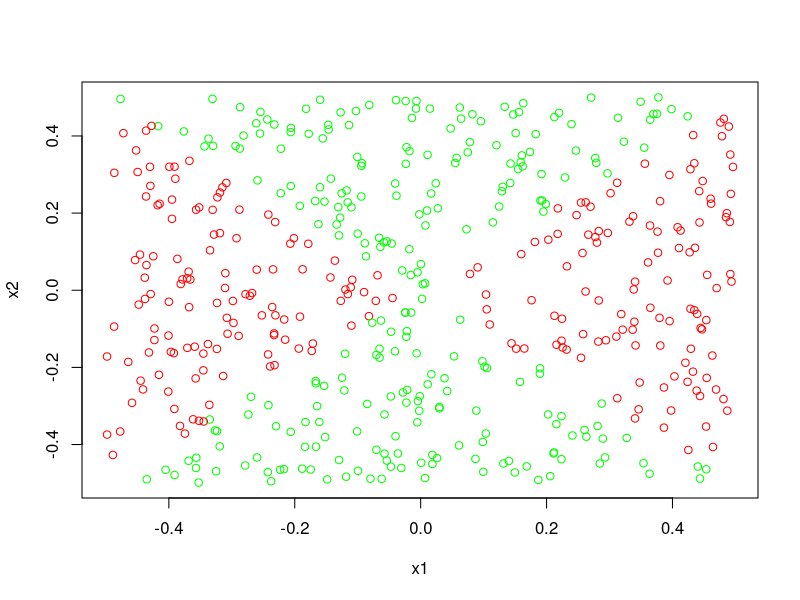
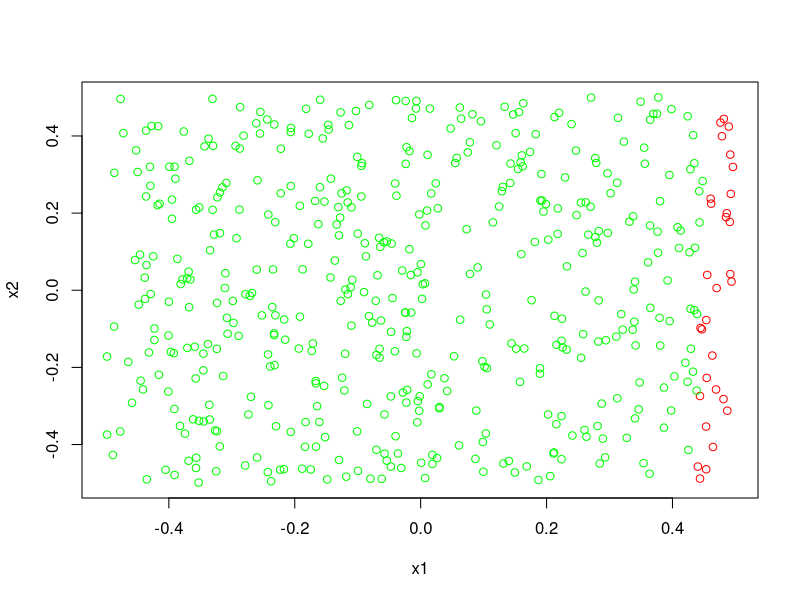
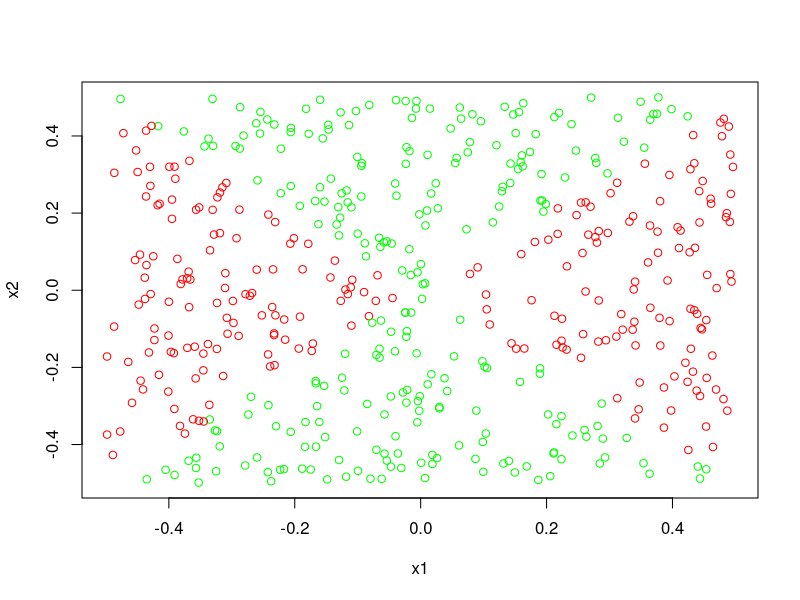
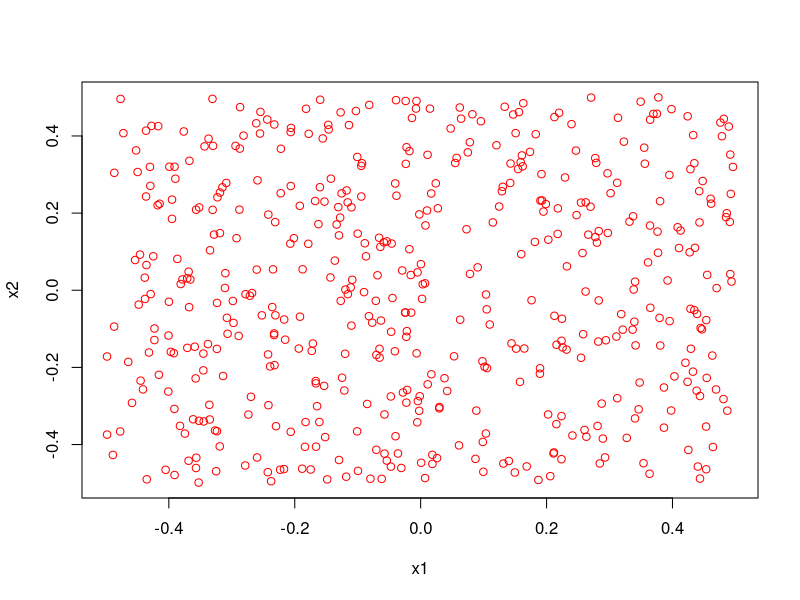
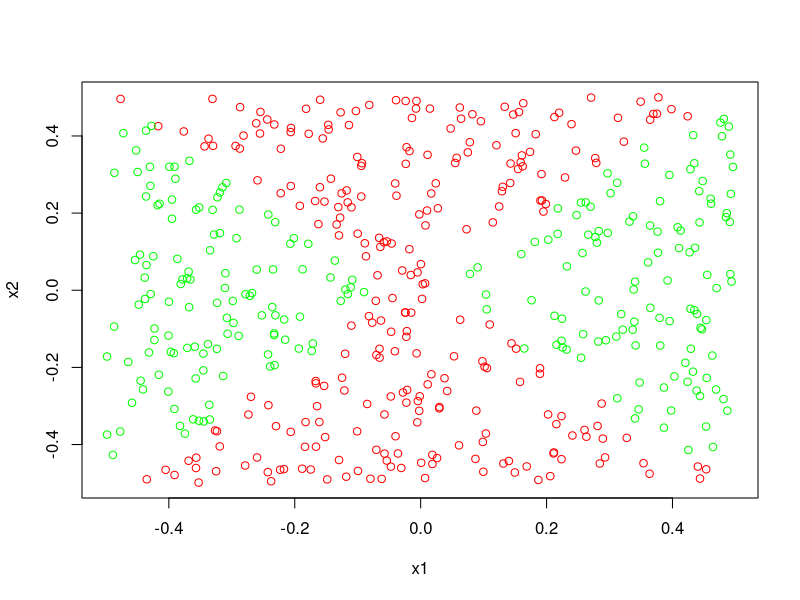
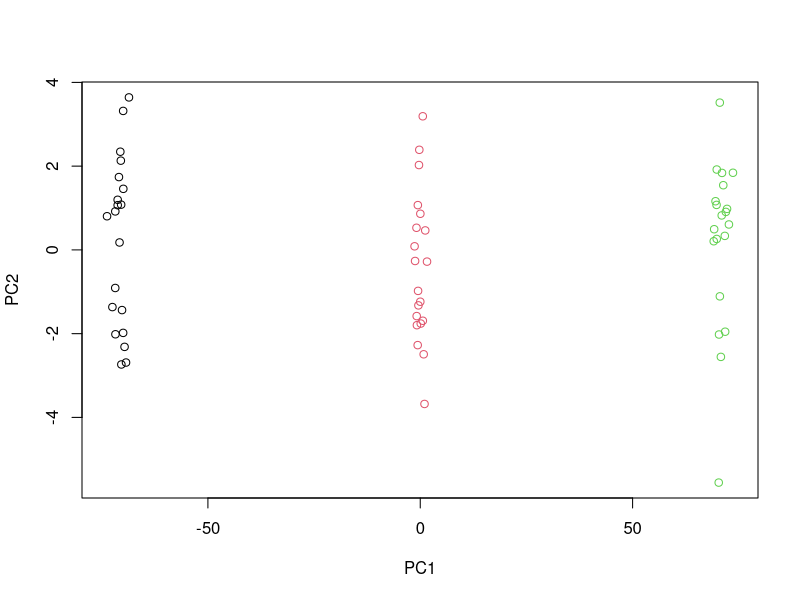

These figures' R source, in order:
## ---- chunk 1
set.seed(1)
x1=runif(500)-0.5
x2=runif(500)-0.5
y=1*(x1^2-x2^2 > 0)
## ---- chunk 2
plot(x1,x2,col=ifelse(y>0,'red','green'))
## ---- chunk 3
l.fit=glm(y~.,family='binomial',data=data.frame(x1,x2,y))
## ---- chunk 4
pred=predict(l.fit,data.frame(x1,x2))
plot(x1,x2,col=ifelse(pred>0,'red','green'))
## ---- chunk 5
l.fit=glm(y~poly(x1,2)+poly(x2,2),family='binomial', data=data.frame(x1,x2,y))
## ---- chunk 6
pred=predict(l.fit,data.frame(x1,x2))
plot(x1,x2,col=ifelse(pred>0,'red','green'))
## ---- chunk 7
library(e1071)
s.fit=svm(y~.,data=data.frame(x1,x2,y=as.factor(y)),kernel='linear')
pred1=predict(s.fit,data.frame(x1,x2))
plot(x1,x2,col=ifelse(pred1==0,'red','green'))
## ---- chunk 8
s.fit=svm(y~.,data=data.frame(x1,x2,y=as.factor(y)),kernel='polynomial',degree=2)
pred2=predict(s.fit,data.frame(x1,x2))
plot(x1,x2,col=ifelse(pred2==0,'red','green'))
## ---- chunk 9
sum(pred1==y)/length(y)
sum(pred2==y)/length(y)
## ---- chunk 10
set.seed(1)
x1=matrix(rnorm(20*50,mean=0), nrow=20)
x2=matrix(rnorm(20*50,mean=10), nrow=20)
x3=matrix(rnorm(20*50,mean=20), nrow=20)
x=rbind(x1,x2,x3)
## ---- chunk 11
pca=prcomp(x)
plot(pca$x[,1:2],col=c(rep(1,20),rep(2,20),rep(3,20)))
## ---- chunk 12
km=kmeans(x,3,nstart=20)
table(km$cluster,c(rep(1,20),rep(2,20),rep(3,20)))
## ---- chunk 13
km=kmeans(x,2,nstart=20)
table(km$cluster,c(rep(1,20),rep(2,20),rep(3,20)))
## ---- chunk 14
km=kmeans(x,4,nstart=20)
table(km$cluster,c(rep(1,20),rep(2,20),rep(3,20)))
## ---- chunk 15
km=kmeans(pca$x[, 1:2],3,nstart=20)
table(km$cluster,c(rep(1,20),rep(2,20),rep(3,20)))
## ---- chunk 16
km=kmeans(scale(x),3,nstart=20)
table(km$cluster,c(rep(1,20),rep(2,20),rep(3,20)))
